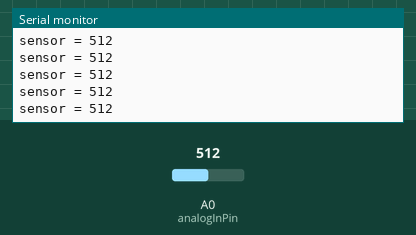
Recording of a sketch running on a simulated Arduino Uno, built with avr-gcc and run on an emulated ATmega328P. On the bench: the last lines printed to the serial monitor. Inputs (shaded band) come from the test bench; at power-on: A0 (analogInPin) = 512.

Above: at 1.2 s.
1.3 s: A0 (analogInPin) set to 716
At 1.56 s:
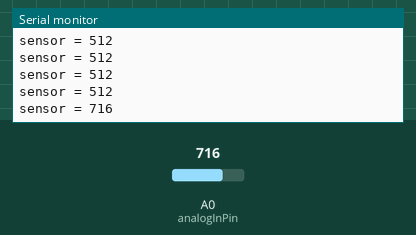
2.8 s: A0 (analogInPin) set to 900
At 2.96 s:
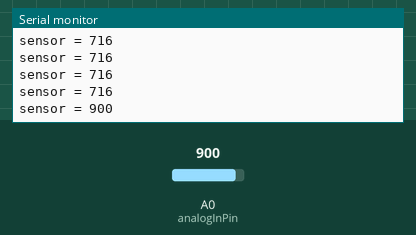
Timing chart, 0 to 5.8 s (numbered marks = the images above; inputs shaded):
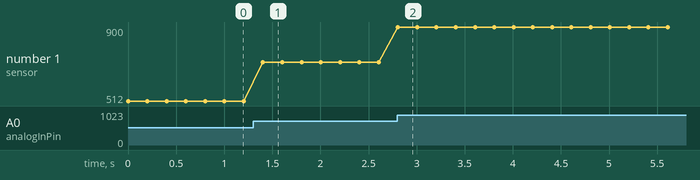

Measured:
- after the input at 1.3 s, the serial monitor: prints a new line after 0.10 s (image 1)
- after the input at 2.8 s, the serial monitor: prints a new line at once (image 2)
- plotted number 1: 512 → 716 after the input at 1.3 s, 716 → 900 after the input at 2.8 s

The sketch:

analog_in_serial_out.ino
```cpp
int analogInPin = A0;  // Analog input pin that the potentiometer is attached to


int sensorValue = 0;        // value read from the pot


void setup() {
  // initialize serial communications at 9600 bps:
  Serial.begin(9600);
}

void loop() {
  // read the analog in value:
  sensorValue = analogRead(analogInPin);


  Serial.print("sensor = " );
  Serial.println(sensorValue);

  delay(200);
}
```
